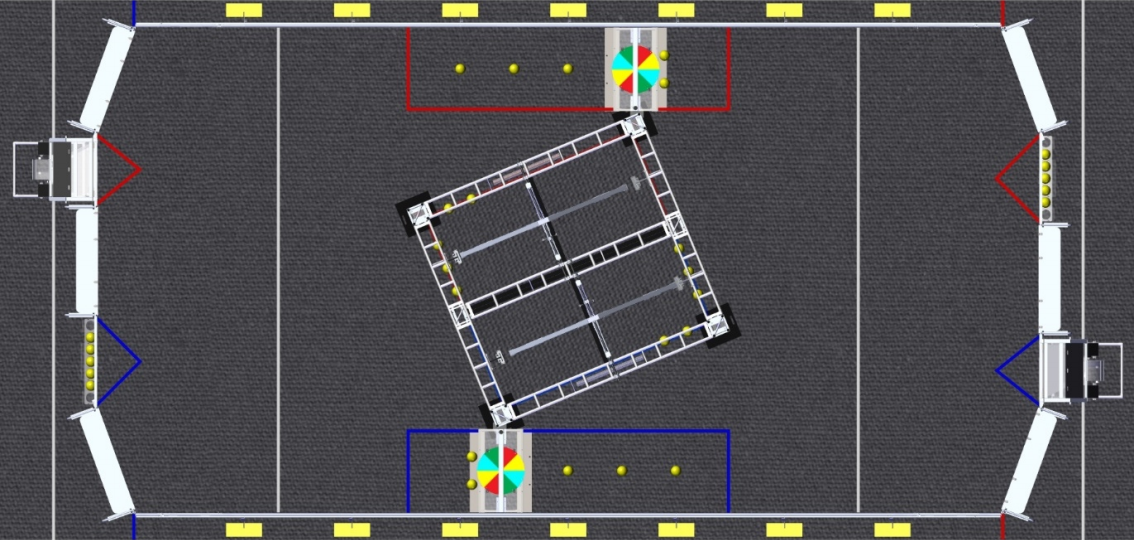
#> input picture visualization/2020-Field.png, 1134 x 540 px, given in place of the camera
$ python test.py
#> lines starting #> are read from the running program, lines starting #| are printed output that depends on the picture; after the words box and inside, x2 and y2 are one past the last pixel; in counts of white or black regions, pixels touching at a corner belong together
from collections import deque
import argparse
from imutils.video import VideoStream
import cv2
import imutils
import numpy as np

hMin = 19
hMax = 30
sMin = 83
sMax = 193
vMin = 151
vMax = 255


ap = argparse.ArgumentParser()
# ap.add_argument("-b", "--buffer", type=int, default=32,
# 	help="max buffer size")
args = vars(ap.parse_args())

colorLower = (hMin, sMin, vMin)
colorUpper = (hMax, sMax, vMax)

vs = VideoStream(src=0).start()

while True:
    frame = vs.read()
#> frame is the input picture: shape (540, 1134, 3); mean B, G, R 84.4, 81.5, 82.5

    frame = imutils.resize(frame, width=600)
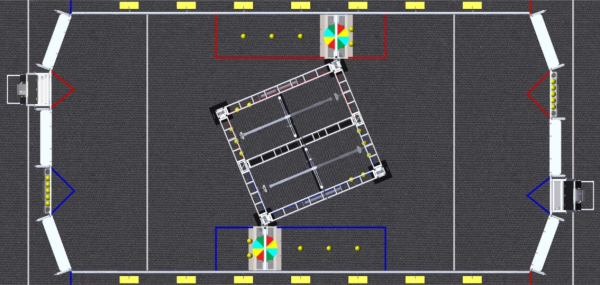
#> frame: shape (285, 600, 3); mean B, G, R 84.4, 81.5, 82.5
    blurred = cv2.GaussianBlur(frame, (11, 11), 0)
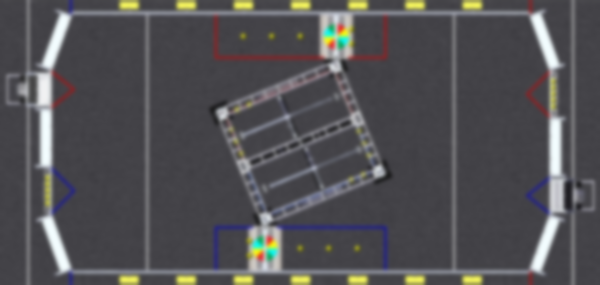
#> blurred: shape (285, 600, 3); mean B, G, R 84.4, 81.5, 82.5
    hsv = cv2.cvtColor(blurred, cv2.COLOR_BGR2HSV)
#> hsv: shape (285, 600, 3); mean H, S, V 120.3, 23.9, 87.9

    mask = cv2.inRange(hsv, colorLower, colorUpper)
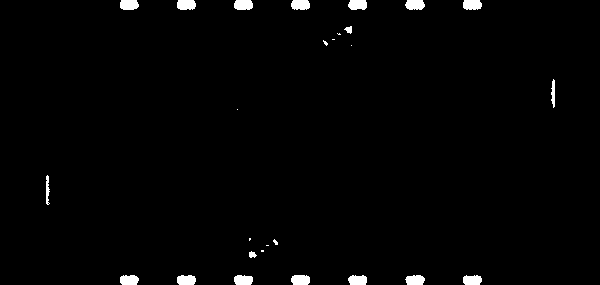
#> mask: shape (285, 600); 1.6% white; 27 white regions (9 under 20 px), largest, box (x1, y1, x2, y2) and area: (234, 0, 253, 10) 173, (177, 0, 196, 10) 172, (291, 275, 310, 285) 172
    mask = cv2.erode(mask, None, iterations=2)
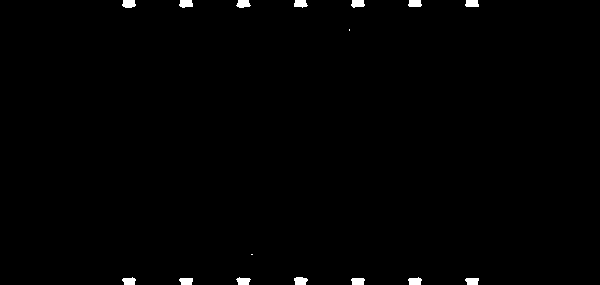
#> mask: shape (285, 600); 0.73% white; 16 white regions (2 under 20 px), largest, box (x1, y1, x2, y2) and area: (122, 0, 136, 8) 95, (179, 0, 193, 8) 93, (294, 277, 308, 285) 93
    mask = cv2.dilate(mask, None, iterations=1)
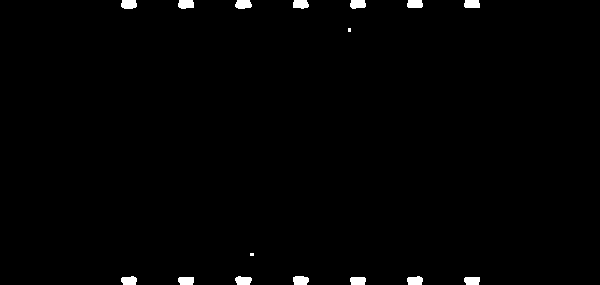
#> mask: shape (285, 600); 1% white; 16 white regions (2 under 20 px)

    cnts = cv2.findContours(mask.copy(), cv2.RETR_EXTERNAL,
                            cv2.CHAIN_APPROX_SIMPLE)
#> cnts = 16 contours, 2 with area under 20; largest, box (x1, y1, x2, y2) and area: (235, 0, 252, 9) 108, (121, 0, 137, 9) 108, (293, 276, 309, 285) 107, (178, 0, 194, 9) 106, (235, 276, 252, 285) 104
    cnts = imutils.grab_contours(cnts)
    center = None

    for contour in cnts:
        if cv2.contourArea(contour) <= 100:
            continue
        ((x, y), radius) = cv2.minEnclosingCircle(contour)
        # M = cv2.moments(c)
        # center = (int(M["m10"] / M["m00"]), int(M["m01"] / M["m00"]))
        if radius > 20:
            cv2.circle(frame, (int(x), int(y)), int(radius),
            (255, 0, 0), 2)
#> this loop made 16 passes
#> (x, y, radius) on passes 4, 5, 6, 7, 12, 13, 14, 15, 16: (414.5, 279.8, 7.72), (300.4, 279.5, 7.78), (243, 279, 8.06), (128.5, 279.8, 7.72), (357.5, 4.17, 7.72), (300.4, 4.48, 7.78), (243, 5, 8.06), (185.7, 4.19, 7.86), (128.5, 4.17, 7.72)
#> contour on passes 8 to 9: [[250, 253], [250, 255], [253, 255], [253, 253]], [[348, 28], [348, 31], [350, 31], [350, 28]]
    cv2.imshow("Frame", frame)
    cv2.waitKey(1)
